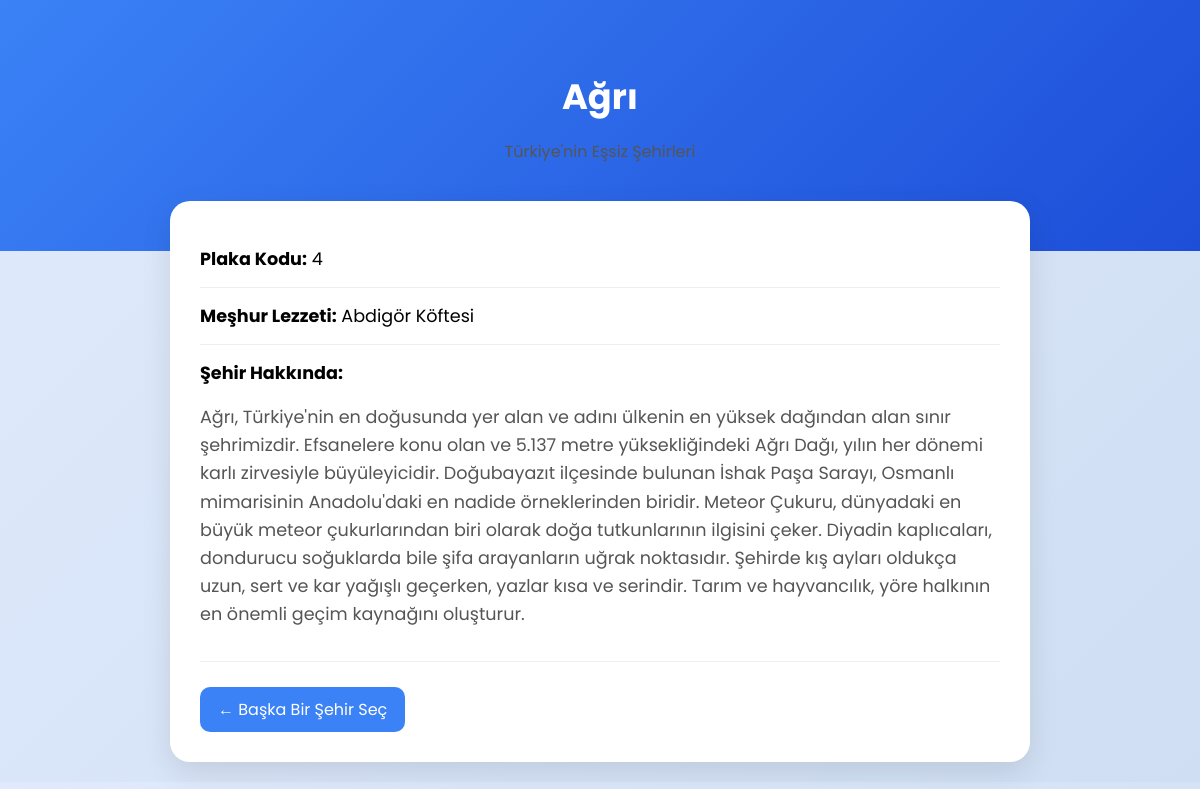
Page /Sehir-Rehberi/detay.php?id=4 on the committed database.
### tables this page shows
CREATE TABLE `sehirler` (
  `id` int(11) NOT NULL,
  `sehir_adi` varchar(100) NOT NULL,
  `plaka_kodu` int(11) DEFAULT NULL,
  `meshur_yemek` varchar(100) DEFAULT NULL,
  `kisa_bilgi` text DEFAULT NULL
);

### Sehir-Rehberi/detay.php (the view, shortened to what this page needs)
<?php
require_once 'baglanti.php';
$id = intval($_GET['id']);
try {
    $sorgu = $db->prepare("SELECT * FROM sehirler WHERE id = ?");
    $sorgu->execute([$id]);
    $sehir = $sorgu->fetch(PDO::FETCH_ASSOC);
} catch (PDOException $e) {
    die("Bir hata oluştu.");
}
?>
<!DOCTYPE html>
<html lang="tr">
<head>
</head>
<body>
    <div class="hero">
        <h1><?= htmlspecialchars($sehir['sehir_adi']) ?></h1>
        <p>Türkiye'nin Eşsiz Şehirleri</p>
    </div>
    <div class="container">
        <div class="info-box">
            <strong>Plaka Kodu:</strong> <?= htmlspecialchars($sehir['plaka_kodu'] ?? '-') ?>
        </div>
        <div class="info-box">
            <strong>Meşhur Lezzeti:</strong> <?= htmlspecialchars($sehir['meshur_yemek'] ?? '-') ?>
        </div>
        <div class="info-box">
            <strong>Şehir Hakkında:</strong>
            <p><?= nl2br(htmlspecialchars($sehir['kisa_bilgi'] ?? 'Bilgi bulunamadı.')) ?></p>
        </div>
        <a href="index.php" class="back-btn">← Başka Bir Şehir Seç</a>
    </div>
</body>
</html>

### Sehir-Rehberi/detay.php (style rules this page uses)
body { font-family: 'Poppins', sans-serif; background: linear-gradient(135deg, #e0eafc, #cfdef3); margin: 0; }
.hero { background: linear-gradient(135deg, #3b82f6, #1d4ed8); color: white; padding: 70px 20px; text-align: center; }
.hero h1 { margin: 0; font-size: 2.2rem; }
.container { max-width: 800px; margin: -50px auto 20px; background: white; padding: 30px; border-radius: 20px; box-shadow: 0 10px 30px rgba(0, 0, 0, 0.1); }
.info-box { border-bottom: 1px solid #eee; padding: 15px 0; font-size: 1.1rem; }
.back-btn { display: inline-block; margin-top: 25px; text-decoration: none; background: #3b82f6; color: white; padding: 10px 18px; border-radius: 10px; transition: 0.3s; }
p { color: #555; line-height: 1.6; }

### rows in the picture
sehirler: sehir_adi "Ağrı", plaka_kodu "4", meshur_yemek "Abdigör Köftesi", kisa_bilgi "Ağrı, Türkiye'nin en doğusunda yer alan ve adını ülkenin en yüksek dağından alan sınır şehrimizdir. Efsanelere konu olan ve 5.137 metre yüksekliğindeki Ağrı Dağı, yılın her dönemi karlı zirvesiyle büyüleyicidir. Doğubayazıt ilçesinde bulunan İshak Paşa Sarayı, Osmanlı mimarisinin Anadolu'daki en nadide örneklerinden biridir. Meteor Çukuru, dünyadaki en büyük meteor çukurlarından biri olarak doğa tutkunlarının ilgisini çeker. Diyadin kaplıcaları, dondurucu soğuklarda bile şifa arayanların uğrak noktasıdır. Şehirde kış ayları oldukça uzun, sert ve kar yağışlı geçerken, yazlar kısa ve serindir. Tarım ve hayvancılık, yöre halkının en önemli geçim kaynağını oluşturur."
